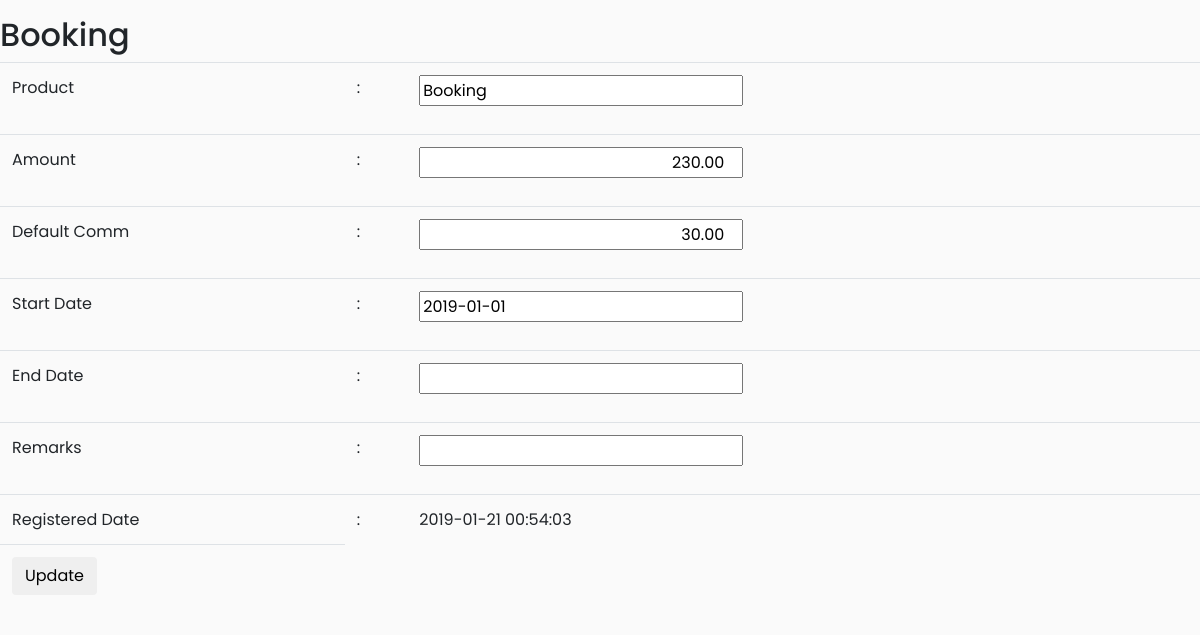
Screenshot of /mnt_services.php?prod_id=0000000003 with the database file from the repository.
### tables this page shows
CREATE TABLE `product_master` (
  `product_id` varchar(10) NOT NULL,
  `prod_details` varchar(250) DEFAULT NULL,
  `amount` double(12,2) DEFAULT NULL,
  `commission` double(12,2) DEFAULT NULL,
  `startdate` date DEFAULT NULL,
  `enddate` date DEFAULT NULL,
  `remarks` varchar(250) DEFAULT NULL,
  `trandate` datetime DEFAULT NULL,
  `user_id` varchar(25) DEFAULT NULL,
  PRIMARY KEY (`product_id`)
);

### mnt_services.php (the view, shortened to what this page needs)
<?php
include 'include/funcs.php';
$prod_id = $_GET["prod_id"] ?? "";
$product = $pdo->prepare("SELECT * FROM product_master WHERE product_id = :prod_id ");
$product->execute( array(':prod_id' => $prod_id));
$result =  $product->fetch();
echo "<p><h2>$result[prod_details]</h2>";
?>
<!DOCTYPE html>
<html>
<head>
    <link rel="stylesheet" href="https://stackpath.bootstrapcdn.com/bootstrap/4.1.0/css/bootstrap.min.css">
    <link rel="stylesheet" href="css/style.css">
<link rel="stylesheet" href="//code.jquery.com/ui/1.12.1/themes/base/jquery-ui.css">
</head>
<body>
<?php
$prod_details = $result['prod_details'];
$amount = $result['amount'];
$commission = $result['commission'];
$startdate = $result['startdate'];
$enddate = $result['enddate'];
$remarks = $result['remarks'];
$trandate = $result['trandate'];
?>
<form method="post" id="insert_form" method="POST" action="mnt_services.php">
	<table class="table">
		<tr>
			<td>Product</td>
			<td>:</td>
			<td><input type="text" class="form-group" name="prod_details" value="<?php echo $prod_details; ?>"></td>
		</tr>
		<tr>
			<td>Amount</td>
			<td>:</td>
			<td><input type="number" class="form-group" name="amount" value="<?php echo $amount; ?>"></td>
		</tr>
		<tr>
			<td>Default Comm</td>
			<td>:</td>
			<td><input type="number" class="form-group" name="commission" value="<?php echo $commission; ?>"></td>
		</tr>
		<tr>
			<td>Start Date</td>
			<td>:</td>
			<td>
				<input type="text" id="startdate"  name="startdate" class="form-group" value="<?php echo $startdate; ?>">
			</td>
		</tr>
		<tr>
			<td>End Date</td>
			<td>:</td>
			<td>
				<input type="text" id="enddate"  name="enddate" class="form-group" value="<?php echo $enddate; ?>">
			</td>
		</tr>
		<tr>
			<td>Remarks</td>
			<td>:</td>
			<td><input type="text" class="form-group" name="remarks" value="<?php echo $remarks; ?>"></td>
		</tr>
		<tr>
			<td>Registered Date</td>
			<td>:</td>
			<td><?php echo $trandate; ?></td>
		</tr>
		<tr>
			<td>
				<button type="submit" class="btn btn-default" name="submit">Update</button>
			</td>
		</tr>
	</table>
</form>
</body>
</html>

### css/style.css (style rules this page uses)
body { font-family: 'Poppins', sans-serif; background: #fafafa; }
p { font-family: 'Poppins', sans-serif; font-size: 1.1em; font-weight: 300; line-height: 1.7em; color: #999; }

### mnt_services.php (style rules this page uses)
input[type=number] { text-align: right; }

### rows the page displays
product_master: prod_details "Booking", amount "230.00", commission "30.00", startdate "2019-01-01", trandate "2019-01-21 00:54:03"
